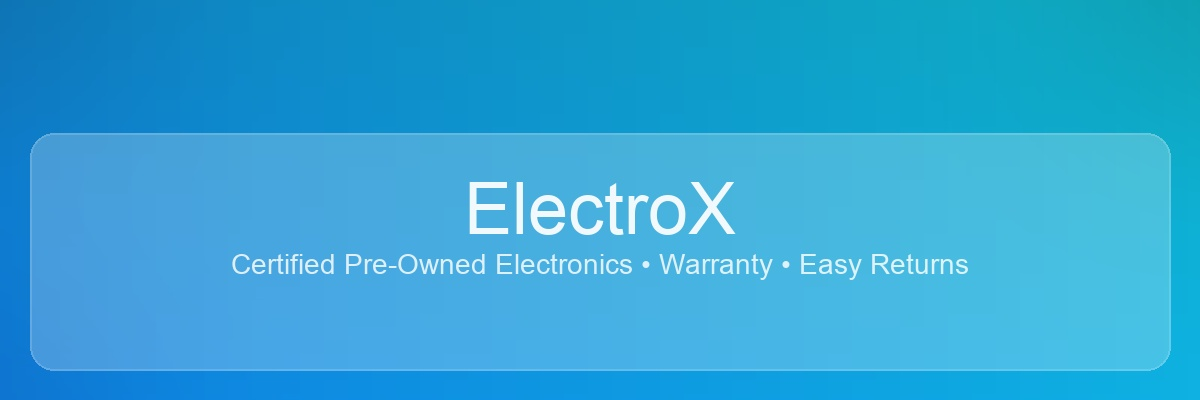

The script that saved this image:
# banner.py
# -----------------------------------
# Run this file once to generate a default banner.jpg
# -----------------------------------

import os
from PIL import Image, ImageDraw, ImageFont, ImageFilter

# make sure folder exists
os.makedirs("assets", exist_ok=True)

def load_font(size):
    """Try to load a font from system; fallback to default"""
    candidates = [
        "/System/Library/Fonts/Supplemental/Arial.ttf",    # macOS
        "/usr/share/fonts/truetype/dejavu/DejaVuSans.ttf", # Linux
        "C:/Windows/Fonts/arial.ttf",                      # Windows
    ]
    for path in candidates:
        try:
            return ImageFont.truetype(path, size)
        except Exception:
            continue
    return ImageFont.load_default()

# create banner image
W, H = 1200, 400
banner = Image.new("RGB", (W, H), "#0ea5e9")

# gradient background
grad = Image.new("RGB", (W, H))
for y in range(H):
    for x in range(W):
        r = 15
        g = 90 + int(100 * x / W)
        b = 160 + int(60 * y / H)
        grad.putpixel((x, y), (r, g, b))
banner = Image.blend(banner, grad, 0.5)

# vignette (soft shadow edges)
vignette = Image.new("L", (W, H), 0)
drawv = ImageDraw.Draw(vignette)
drawv.ellipse((-200, -100, W + 200, H + 100), fill=255)
vignette = vignette.filter(ImageFilter.GaussianBlur(120))
banner = Image.composite(banner, Image.new("RGB", (W, H), (15, 23, 42)), vignette)

# overlay text panel
overlay = Image.new("RGBA", (W, H), (0, 0, 0, 0))
d = ImageDraw.Draw(overlay)
glass_rect = [30, H // 3, W - 30, H - 30]
d.rounded_rectangle(glass_rect, radius=24, fill=(255, 255, 255, 60), outline=(255, 255, 255, 90), width=2)

# fonts
font_title = load_font(72)
font_sub = load_font(28)

title = "ElectroX"
subtitle = "Certified Pre-Owned Electronics • Warranty • Easy Returns"
tw = d.textlength(title, font=font_title)
sw = d.textlength(subtitle, font=font_sub)

cx = W // 2
ty = glass_rect[1] + 35
sy = ty + 80

d.text((cx - tw / 2, ty), title, font=font_title, fill=(255, 255, 255, 240))
d.text((cx - sw / 2, sy), subtitle, font=font_sub, fill=(255, 255, 255, 220))

banner = Image.alpha_composite(banner.convert("RGBA"), overlay).convert("RGB")
banner.save("assets/banner.jpg", quality=95)
print("✅ Created assets/banner.jpg successfully!")
